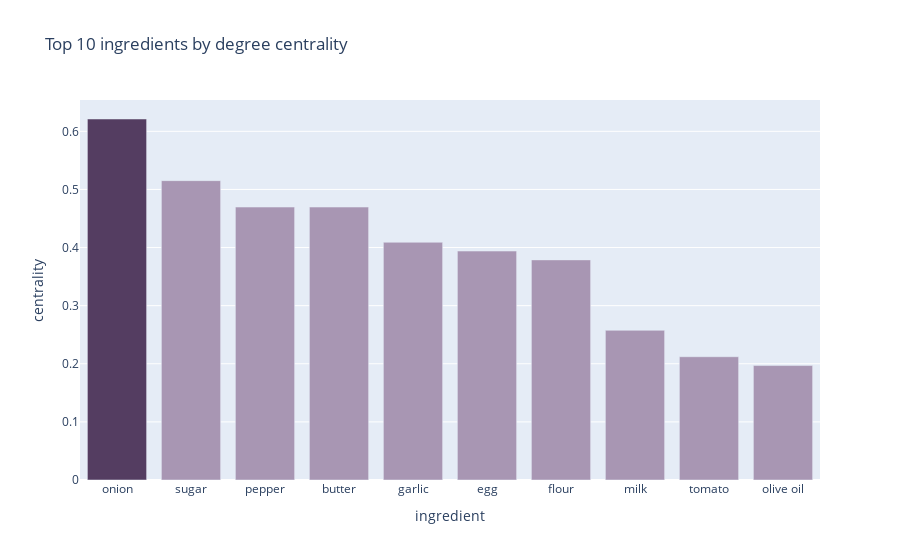

Write notebook code for a chart like this one.
### Markdown cell above
### 1. Degree centrality
\- number of links connected to each node.
<br><br>
Shows nodes with the biggest number of "neighbours".

### Code cell
degree_dict = nx.degree_centrality(G)
display_centrality(degree_dict, "degree")

### Figure 1 — Plotly figure (JSON) as saved in the notebook; plotly's stock layout.template omitted (floating-point values rounded to 4 significant figures)
{"data": [{"alignmentgroup": "True", "hovertemplate": "ingredient=%{x}<br>centrality=%{y}<extra></extra>", "legendgroup": "onion", "marker": {"color": "#543D61", "pattern": {"shape": ""}}, "name": "onion", "offsetgroup": "onion", "orientation": "v", "showlegend": true, "textposition": "auto", "type": "bar", "x": ["onion"], "xaxis": "x", "y": [0.6212], "yaxis": "y"}, {"alignmentgroup": "True", "hovertemplate": "ingredient=%{x}<br>centrality=%{y}<extra></extra>", "legendgroup": "sugar", "marker": {"color": "#A896B3", "pattern": {"shape": ""}}, "name": "sugar", "offsetgroup": "sugar", "orientation": "v", "showlegend": true, "textposition": "auto", "type": "bar", "x": ["sugar"], "xaxis": "x", "y": [0.5152], "yaxis": "y"}, {"alignmentgroup": "True", "hovertemplate": "ingredient=%{x}<br>centrality=%{y}<extra></extra>", "legendgroup": "pepper", "marker": {"color": "#A896B3", "pattern": {"shape": ""}}, "name": "pepper", "offsetgroup": "pepper", "orientation": "v", "showlegend": true, "textposition": "auto", "type": "bar", "x": ["pepper"], "xaxis": "x", "y": [0.4697], "yaxis": "y"}, {"alignmentgroup": "True", "hovertemplate": "ingredient=%{x}<br>centrality=%{y}<extra></extra>", "legendgroup": "butter", "marker": {"color": "#A896B3", "pattern": {"shape": ""}}, "name": "butter", "offsetgroup": "butter", "orientation": "v", "showlegend": true, "textposition": "auto", "type": "bar", "x": ["butter"], "xaxis": "x", "y": [0.4697], "yaxis": "y"}, {"alignmentgroup": "True", "hovertemplate": "ingredient=%{x}<br>centrality=%{y}<extra></extra>", "legendgroup": "garlic", "marker": {"color": "#A896B3", "pattern": {"shape": ""}}, "name": "garlic", "offsetgroup": "garlic", "orientation": "v", "showlegend": true, "textposition": "auto", "type": "bar", "x": ["garlic"], "xaxis": "x", "y": [0.4091], "yaxis": "y"}, {"alignmentgroup": "True", "hovertemplate": "ingredient=%{x}<br>centrality=%{y}<extra></extra>", "legendgroup": "egg", "marker": {"color": "#A896B3", "pattern": {"shape": ""}}, "name": "egg", "offsetgroup": "egg", "orientation": "v", "showlegend": true, "textposition": "auto", "type": "bar", "x": ["egg"], "xaxis": "x", "y": [0.3939], "yaxis": "y"}, {"alignmentgroup": "True", "hovertemplate": "ingredient=%{x}<br>centrality=%{y}<extra></extra>", "legendgroup": "flour", "marker": {"color": "#A896B3", "pattern": {"shape": ""}}, "name": "flour", "offsetgroup": "flour", "orientation": "v", "showlegend": true, "textposition": "auto", "type": "bar", "x": ["flour"], "xaxis": "x", "y": [0.3788], "yaxis": "y"}, {"alignmentgroup": "True", "hovertemplate": "ingredient=%{x}<br>centrality=%{y}<extra></extra>", "legendgroup": "milk", "marker": {"color": "#A896B3", "pattern": {"shape": ""}}, "name": "milk", "offsetgroup": "milk", "orientation": "v", "showlegend": true, "textposition": "auto", "type": "bar", "x": ["milk"], "xaxis": "x", "y": [0.2576], "yaxis": "y"}, {"alignmentgroup": "True", "hovertemplate": "ingredient=%{x}<br>centrality=%{y}<extra></extra>", "legendgroup": "tomato", "marker": {"color": "#A896B3", "pattern": {"shape": ""}}, "name": "tomato", "offsetgroup": "tomato", "orientation": "v", "showlegend": true, "textposition": "auto", "type": "bar", "x": ["tomato"], "xaxis": "x", "y": [0.2121], "yaxis": "y"}, {"alignmentgroup": "True", "hovertemplate": "ingredient=%{x}<br>centrality=%{y}<extra></extra>", "legendgroup": "olive oil", "marker": {"color": "#A896B3", "pattern": {"shape": ""}}, "name": "olive oil", "offsetgroup": "olive oil", "orientation": "v", "showlegend": true, "textposition": "auto", "type": "bar", "x": ["olive oil"], "xaxis": "x", "y": [0.197], "yaxis": "y"}], "layout": {"barmode": "relative", "legend": {"title": {"text": "ingredient"}, "tracegroupgap": 0}, "showlegend": false, "title": {"text": "Top 10 ingredients by degree centrality"}, "xaxis": {"anchor": "y", "categoryarray": ["onion", "sugar", "pepper", "butter", "garlic", "egg", "flour", "milk", "tomato", "olive oil"], "categoryorder": "array", "domain": [0, 1], "title": {"text": "ingredient"}}, "yaxis": {"anchor": "x", "domain": [0, 1], "title": {"text": "centrality"}}}}
